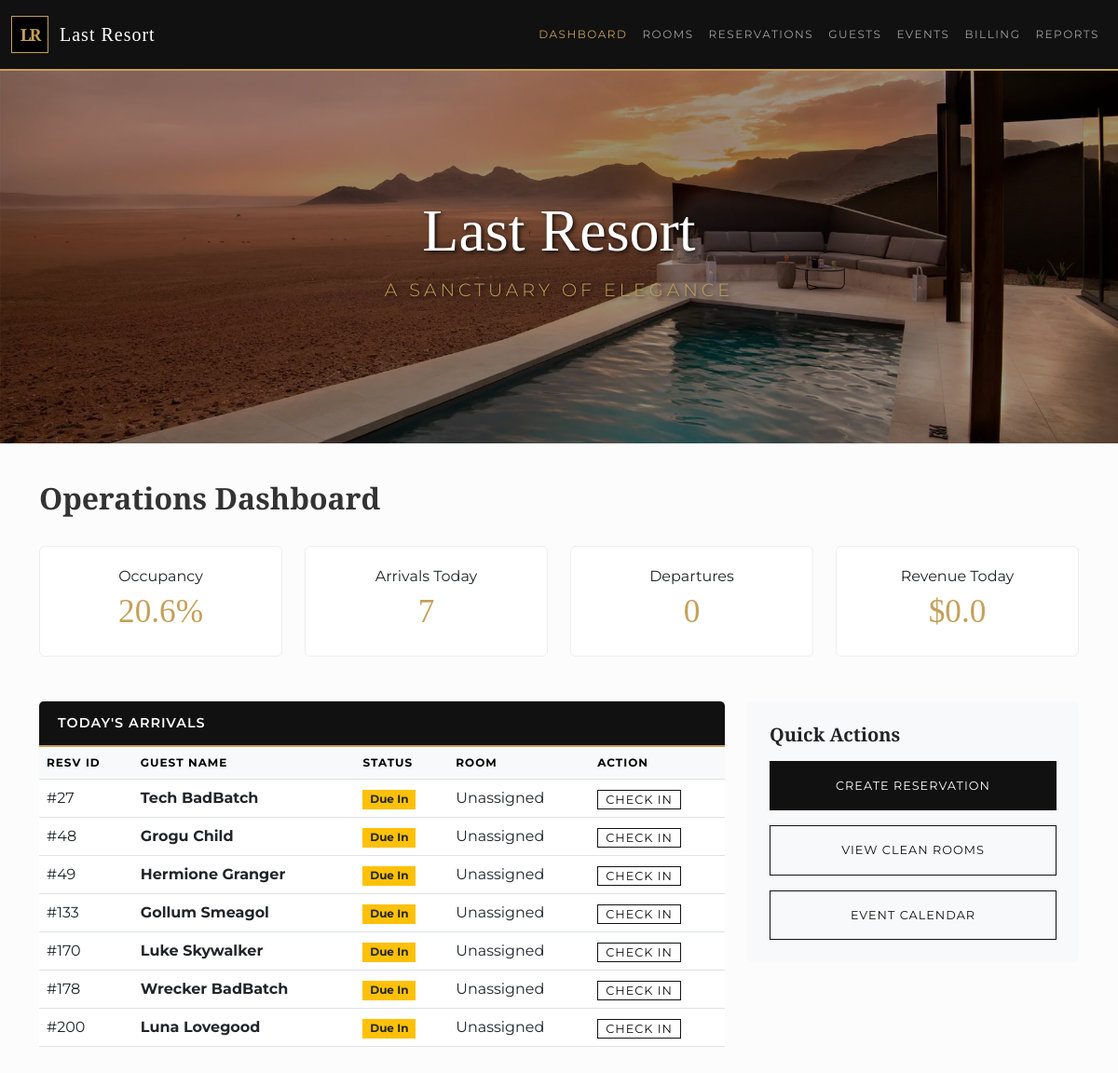
The page / on the database its author committed.
### tables this page shows
CREATE TABLE reservation (
    resvId INTEGER PRIMARY KEY,
    partyId INTEGER, 
    dateCreated DATETIME DEFAULT CURRENT_TIMESTAMP,
    startDate DATE,
    roomId INTEGER,
    endDate DATE,
    status TEXT, 
    FOREIGN KEY(partyId) REFERENCES party(partyId),
    FOREIGN KEY(roomId) REFERENCES room(roomId)
);

### app.py (the view)
@app.route('/')
def dashboard():
    db = get_db()
    occupancy = db.execute("SELECT COUNT(*) FROM room WHERE currentStatus = 'Occupied'").fetchone()[0]
    total_rooms = db.execute("SELECT COUNT(*) FROM room").fetchone()[0]
    occupancy_rate = round((occupancy / total_rooms * 100), 1) if total_rooms > 0 else 0
    today_arrivals = db.execute("""
        SELECT r.resvId,
               COALESCE(pe.firstName || ' ' || pe.lastName, o.orgName) as guestName,
               r.status, rm.roomNumber
        FROM reservation r
        JOIN party py ON r.partyId = py.partyId
        LEFT JOIN person pe ON py.partyId = pe.partyId
        LEFT JOIN organization o ON py.partyId = o.partyId
        LEFT JOIN room_assignment ra ON r.resvId = ra.resvId
        LEFT JOIN room rm ON ra.roomId = rm.roomId
        WHERE r.startDate <= date('now') AND r.status = 'Booked'
    """).fetchall()
    revenue = db.execute("SELECT SUM(amount) FROM charge WHERE dateIncurred = date('now')").fetchone()[0] or 0.00
    kpi = {
        "occupancy": occupancy_rate,
        "arrivals": len(today_arrivals),
        "departures": 0,
        "revenue": revenue
    }
    return render_template('dashboard.html', kpi=kpi, arrivals=today_arrivals, active_page='dashboard')

### app.py (called while the page is built)
def get_db():
    db = getattr(g, '_database', None)
    if db is None:
        db = g._database = sqlite3.connect(DATABASE)
        db.row_factory = sqlite3.Row
    return db

@app.teardown_appcontext
def close_connection(exception):
    db = getattr(g, '_database', None)
    if db is not None:
        db.close()

### templates/dashboard.html
{% extends "base.html" %}
{% block content %}
<div class="d-flex justify-content-between align-items-center mb-4">
    <h2>Operations Dashboard</h2>
</div>
<div class="row mb-5">
    <div class="col-md-3"><div class="card kpi-card"><div class="kpi-label">Occupancy</div><div class="kpi-value">{{ kpi.occupancy }}%</div></div></div>
    <div class="col-md-3"><div class="card kpi-card"><div class="kpi-label">Arrivals Today</div><div class="kpi-value">{{ kpi.arrivals }}</div></div></div>
    <div class="col-md-3"><div class="card kpi-card"><div class="kpi-label">Departures</div><div class="kpi-value">{{ kpi.departures }}</div></div></div>
    <div class="col-md-3"><div class="card kpi-card"><div class="kpi-label">Revenue Today</div><div class="kpi-value">${{ kpi.revenue }}</div></div></div>
</div>
<div class="row">
    <div class="col-lg-8">
        <div class="card border-0">
            <div class="card-header bg-dark-blue text-white">
                <h5 class="mb-0 text-white" style="font-family: 'Montserrat', sans-serif; letter-spacing: 1px; font-size: 0.9rem;">TODAY'S ARRIVALS</h5>
            </div>
            <table class="table table-hover mb-0">
                <thead class="table-light"><tr><th>Resv ID</th><th>Guest Name</th><th>Status</th><th>Room</th><th>Action</th></tr></thead>
                <tbody>
                    {% for item in arrivals %}
                    <tr>
                        <td>#{{ item.resvId }}</td>
                        <td><strong>{{ item.guestName }}</strong></td>
                        <td><span class="badge bg-warning text-dark rounded-0">Due In</span></td>
                        <td>{{ item.roomNumber if item.roomNumber else 'Unassigned' }}</td>
                        <td><a href="/checkin/{{ item.resvId }}" class="btn btn-sm btn-outline-dark py-0">Check In</a></td>
                    </tr>
                    {% else %}
                    <tr><td colspan="5" class="text-center p-3">No arrivals for today.</td></tr>
                    {% endfor %}
                </tbody>
            </table>
        </div>
    </div>
    <div class="col-lg-4">
        <div class="card border-0 bg-light p-4">
            <h5 class="mb-3">Quick Actions</h5>
            <div class="d-grid gap-3">
                <a href="/reservations/new" class="btn btn-primary py-3">Create Reservation</a>
                <a href="/rooms?status=Clean" class="btn btn-outline-dark py-3">View Clean Rooms</a>
                <a href="/events" class="btn btn-outline-dark py-3">Event Calendar</a>
            </div>
        </div>
    </div>
</div>
{% endblock %}

### templates/base.html (shortened to what this page needs)
<!DOCTYPE html>
<html lang="en">
<head>
    <link href="https://cdn.jsdelivr.net/npm/bootstrap@5.3.0/dist/css/bootstrap.min.css" rel="stylesheet">
    <link rel="stylesheet" href="{{ url_for('static', filename='css/style.css') }}">
</head>
<body>
    <nav class="navbar navbar-expand-lg navbar-dark bg-dark-blue sticky-top">
        <div class="container-fluid">
            <a class="navbar-brand" href="/">
                <div class="logo-box">
                    <span class="logo-text">LR</span>
                </div>
                Last Resort
            </a>
            <div class="collapse navbar-collapse" id="navbarNav">
                <ul class="navbar-nav ms-auto">
                    <li class="nav-item"><a class="nav-link {% if active_page=='dashboard' %}active{% endif %}" href="/">Dashboard</a></li>
                    <li class="nav-item"><a class="nav-link {% if active_page=='rooms' %}active{% endif %}" href="/rooms">Rooms</a></li>
                    <li class="nav-item"><a class="nav-link {% if active_page=='reservations' %}active{% endif %}" href="/reservations">Reservations</a></li>
                    <li class="nav-item"><a class="nav-link {% if active_page=='parties' %}active{% endif %}" href="/parties">Guests</a></li>
                    <li class="nav-item"><a class="nav-link {% if active_page=='events' %}active{% endif %}" href="/events">Events</a></li>
                    <li class="nav-item"><a class="nav-link {% if active_page=='billing' %}active{% endif %}" href="/billing">Billing</a></li>
                    <li class="nav-item"><a class="nav-link {% if active_page=='reports' %}active{% endif %}" href="/reports">Reports</a></li>
                </ul>
            </div>
        </div>
    </nav>
    {% if active_page == 'dashboard' %}
    <div class="hero-banner">
        <div class="hero-text">
            <h1>Last Resort</h1>
            <p>A Sanctuary of Elegance</p>
        </div>
    </div>
    {% endif %}
    <div class="container mt-4 mb-5">
        {% block content %}{% endblock %}
    </div>
</body>
</html>

### static/css/style.css (style rules this page uses)
:root { --primary-black: #111; --primary-gold: #c5a059; --text-dark: #333; --table-header-grey: #f8f9fa; --border-color: #e5e5e5; --status-clean: #27ae60; --status-occupied: #f39c12; --status-dirty: #c0392b; }
body { font-family: 'Montserrat', sans-serif; background-color: #fcfcfc; color: var(--text-dark); }
h1, h2, h3, h4, h5, h6 { font-family: 'Cinzel', serif; font-weight: 600; }
.logo-box { width: 40px; height: 40px; border: 1px solid var(--primary-gold); display: flex; align-items: center; justify-content: center; margin-right: 12px; background: black; }
.logo-text { font-family: 'Cinzel', serif; font-size: 18px; color: var(--primary-gold); font-weight: 700; letter-spacing: -2px; }
.bg-dark-blue { background-color: var(--primary-black) !important; border-bottom: 2px solid var(--primary-gold); padding: 12px 0; }
.navbar-brand { display: flex; align-items: center; font-family: 'Cinzel', serif; letter-spacing: 1px; }
.nav-link { font-family: 'Montserrat', sans-serif; text-transform: uppercase; font-size: 0.75rem; letter-spacing: 1.5px; color: rgba(255,255,255,0.6) !important; }
.nav-link.active { color: var(--primary-gold) !important; }
.table-custom thead, .table-hover thead { background-color: var(--table-header-grey); color: var(--primary-black); font-family: 'Montserrat', sans-serif; font-size: 0.75rem; text-transform: uppercase; letter-spacing: 1px; }
.card-header { padding: 15px 20px !important; }
.kpi-card { background: white; border: 1px solid #eee; padding: 20px; text-align: center; }
.kpi-value { color: var(--primary-gold); font-family: 'Cinzel', serif; font-size: 2.2rem; }
.btn { border-radius: 0 !important; text-transform: uppercase; font-family: 'Montserrat', sans-serif; letter-spacing: 1px; font-size: 0.8rem; }
.btn-primary { background-color: var(--primary-black); border-color: var(--primary-black); color: white; }
.btn-outline-dark { border-color: var(--primary-black); color: var(--primary-black); }
.hero-banner { position: relative; background: linear-gradient(rgba(0,0,0,0.4), rgba(0,0,0,0.4)), url('../images/background.jpg'); background-size: cover; background-position: center; height: 400px; display: flex; align-items: center; justify-content: center; text-align: center; color: white; margin-bottom: 40px; }
.hero-text { z-index: 2; text-shadow: 2px 2px 4px rgba(0,0,0,0.8); }
.hero-text h1 { font-size: 4rem; margin-bottom: 10px; color: white; font-weight: 400; }
.hero-text p { font-family: 'Montserrat', sans-serif; font-weight: 300; letter-spacing: 4px; text-transform: uppercase; font-size: 1.2rem; color: var(--primary-gold); }

### rows shown on the page
reservation: resvId "27", guestName "Tech BadBatch", roomNumber "Unassigned"
reservation: resvId "48", guestName "Grogu Child", roomNumber "Unassigned"
reservation: resvId "49", guestName "Hermione Granger", roomNumber "Unassigned"
reservation: resvId "133", guestName "Gollum Smeagol", roomNumber "Unassigned"
reservation: resvId "170", guestName "Luke Skywalker", roomNumber "Unassigned"
reservation: resvId "178", guestName "Wrecker BadBatch", roomNumber "Unassigned"
reservation: resvId "200", guestName "Luna Lovegood", roomNumber "Unassigned"

### other values the page prints
{{ kpi.occupancy }} "20.6"
{{ kpi.arrivals }} "7"
{{ kpi.departures }} "0"
{{ kpi.revenue }} "0.0"
